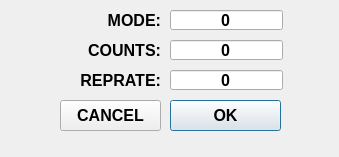
<?xml version="1.0" encoding="UTF-8"?>
<ui version="4.0">
 <class>Dialog</class>
 <widget class="QDialog" name="Dialog">
  <property name="geometry">
   <rect>
    <x>0</x>
    <y>0</y>
    <width>339</width>
    <height>157</height>
   </rect>
  </property>
  <property name="windowTitle">
   <string>Dialog</string>
  </property>
  <widget class="QLabel" name="label_5">
   <property name="geometry">
    <rect>
     <x>30</x>
     <y>10</y>
     <width>131</width>
     <height>21</height>
    </rect>
   </property>
   <property name="font">
    <font>
     <pointsize>12</pointsize>
     <weight>75</weight>
     <bold>true</bold>
    </font>
   </property>
   <property name="text">
    <string>MODE:</string>
   </property>
   <property name="alignment">
    <set>Qt::AlignRight|Qt::AlignTrailing|Qt::AlignVCenter</set>
   </property>
   <property name="wordWrap">
    <bool>false</bool>
   </property>
   <property name="openExternalLinks">
    <bool>false</bool>
   </property>
  </widget>
  <widget class="QLineEdit" name="laser_reprate_str">
   <property name="geometry">
    <rect>
     <x>170</x>
     <y>70</y>
     <width>113</width>
     <height>20</height>
    </rect>
   </property>
   <property name="font">
    <font>
     <pointsize>12</pointsize>
     <weight>75</weight>
     <bold>true</bold>
    </font>
   </property>
   <property name="text">
    <string>0</string>
   </property>
   <property name="alignment">
    <set>Qt::AlignCenter</set>
   </property>
  </widget>
  <widget class="QLabel" name="label_6">
   <property name="geometry">
    <rect>
     <x>30</x>
     <y>40</y>
     <width>131</width>
     <height>21</height>
    </rect>
   </property>
   <property name="font">
    <font>
     <pointsize>12</pointsize>
     <weight>75</weight>
     <bold>true</bold>
    </font>
   </property>
   <property name="text">
    <string>COUNTS:</string>
   </property>
   <property name="alignment">
    <set>Qt::AlignRight|Qt::AlignTrailing|Qt::AlignVCenter</set>
   </property>
  </widget>
  <widget class="QLabel" name="label_7">
   <property name="geometry">
    <rect>
     <x>30</x>
     <y>70</y>
     <width>131</width>
     <height>21</height>
    </rect>
   </property>
   <property name="font">
    <font>
     <pointsize>12</pointsize>
     <weight>75</weight>
     <bold>true</bold>
    </font>
   </property>
   <property name="text">
    <string>REPRATE:</string>
   </property>
   <property name="alignment">
    <set>Qt::AlignRight|Qt::AlignTrailing|Qt::AlignVCenter</set>
   </property>
  </widget>
  <widget class="QLineEdit" name="laser_count_str">
   <property name="geometry">
    <rect>
     <x>170</x>
     <y>40</y>
     <width>113</width>
     <height>20</height>
    </rect>
   </property>
   <property name="font">
    <font>
     <pointsize>12</pointsize>
     <weight>75</weight>
     <bold>true</bold>
    </font>
   </property>
   <property name="text">
    <string>0</string>
   </property>
   <property name="alignment">
    <set>Qt::AlignCenter</set>
   </property>
  </widget>
  <widget class="QLineEdit" name="laser_mode_str">
   <property name="geometry">
    <rect>
     <x>170</x>
     <y>10</y>
     <width>113</width>
     <height>20</height>
    </rect>
   </property>
   <property name="font">
    <font>
     <pointsize>12</pointsize>
     <weight>75</weight>
     <bold>true</bold>
    </font>
   </property>
   <property name="text">
    <string>0</string>
   </property>
   <property name="alignment">
    <set>Qt::AlignCenter</set>
   </property>
  </widget>
  <widget class="QPushButton" name="OK_btn">
   <property name="geometry">
    <rect>
     <x>170</x>
     <y>100</y>
     <width>111</width>
     <height>31</height>
    </rect>
   </property>
   <property name="font">
    <font>
     <pointsize>12</pointsize>
     <weight>75</weight>
     <bold>true</bold>
    </font>
   </property>
   <property name="text">
    <string>OK</string>
   </property>
  </widget>
  <widget class="QPushButton" name="Cancel_btn">
   <property name="geometry">
    <rect>
     <x>60</x>
     <y>100</y>
     <width>101</width>
     <height>31</height>
    </rect>
   </property>
   <property name="font">
    <font>
     <pointsize>12</pointsize>
     <weight>75</weight>
     <bold>true</bold>
    </font>
   </property>
   <property name="text">
    <string>CANCEL</string>
   </property>
  </widget>
 </widget>
 <resources/>
 <connections/>
</ui>
